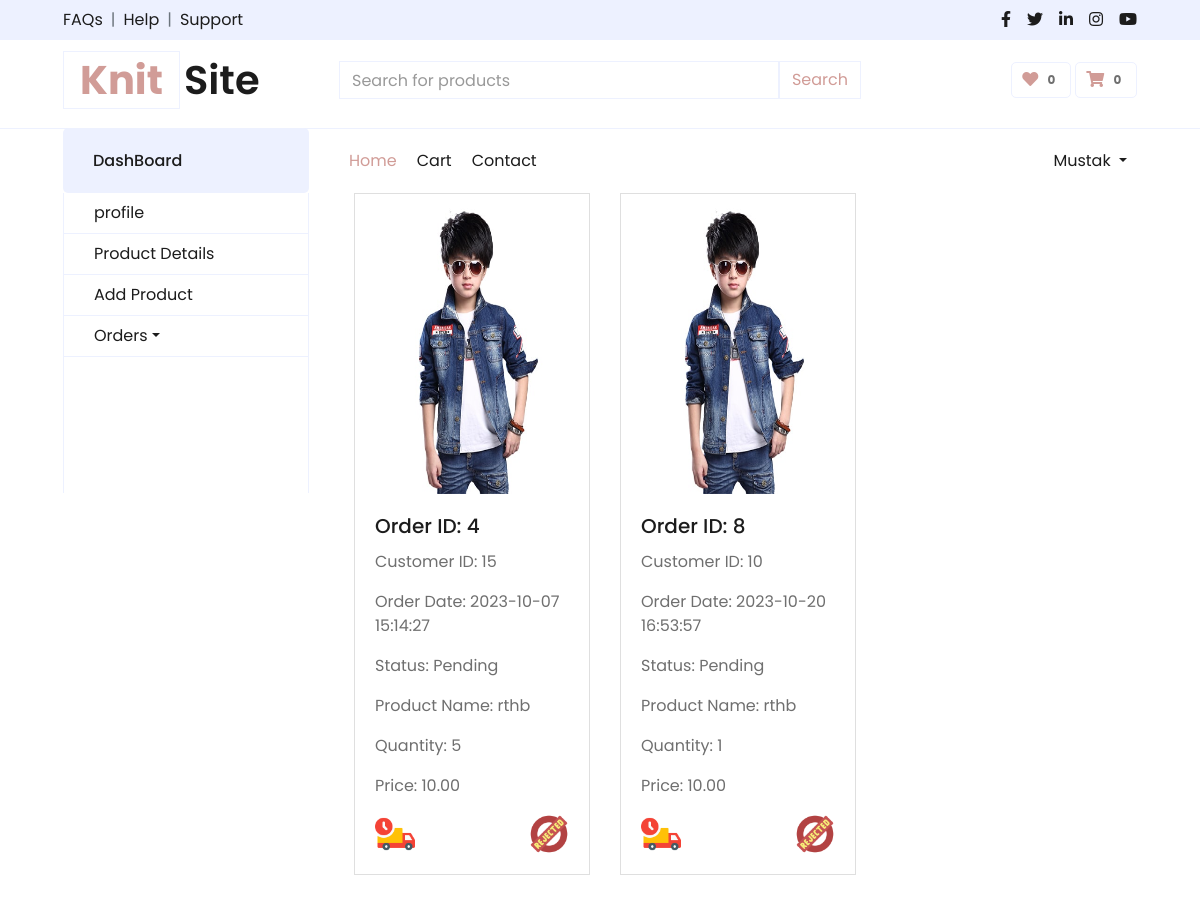
/seller/pendingOrder.php (signed in), run on an earlier commit of the app's database.
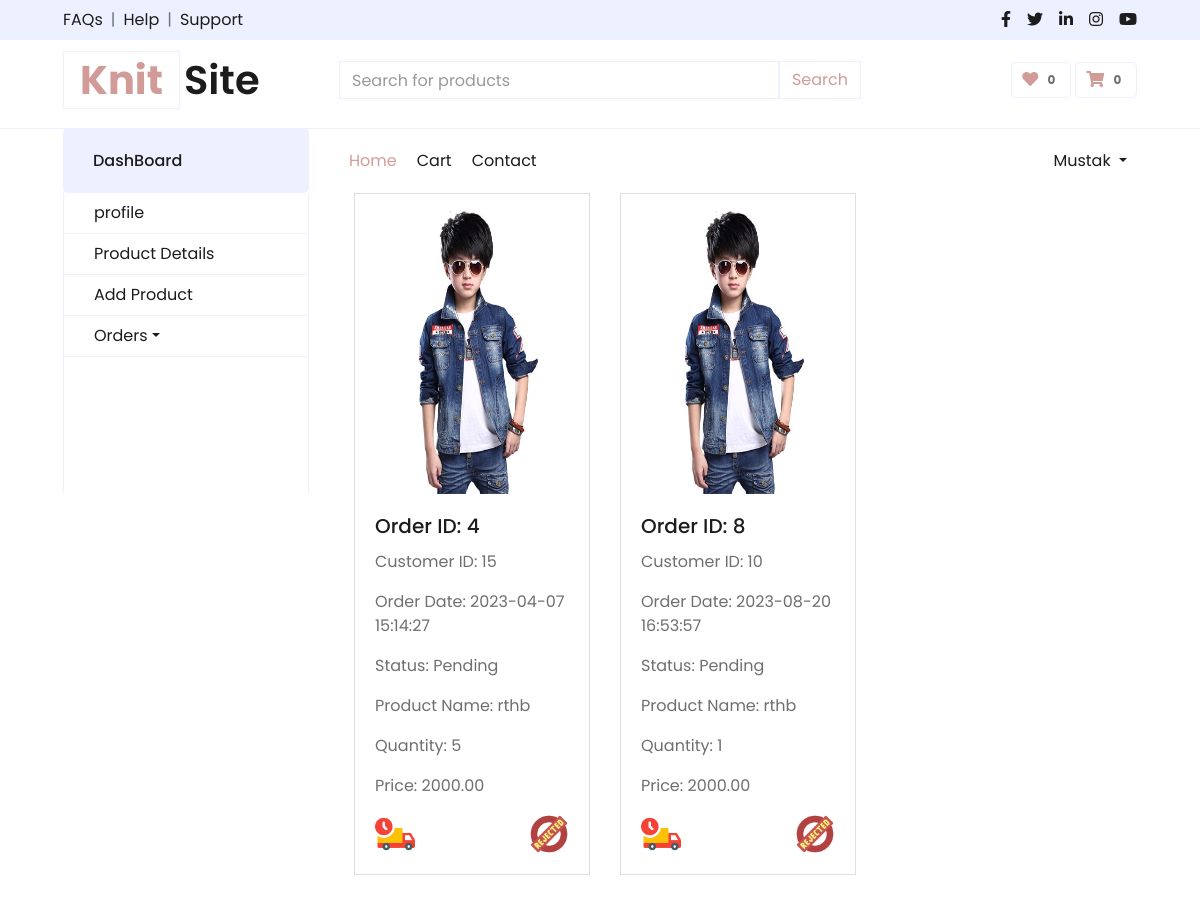
And on a later commit of the database.
### tables this page shows
CREATE TABLE `order_items` (
  `order_item_id` int(11) NOT NULL,
  `order_id` int(11) NOT NULL,
  `product_id` int(11) NOT NULL,
  `quantity` int(11) NOT NULL,
  `total_price` decimal(10,2) NOT NULL
);

CREATE TABLE `orders` (
  `order_id` int(11) NOT NULL,
  `customer_id` int(11) NOT NULL,
  `order_date` timestamp NOT NULL DEFAULT current_timestamp(),
  `status` varchar(20) NOT NULL
);

CREATE TABLE `products` (
  `id` int(11) NOT NULL,
  `name` varchar(255) NOT NULL,
  `description` text DEFAULT NULL,
  `price` decimal(10,2) NOT NULL,
  `brand_name` varchar(255) DEFAULT NULL,
  `category` varchar(255) DEFAULT NULL,
  `image_path` varchar(255) DEFAULT NULL,
  `add_date` timestamp NOT NULL DEFAULT current_timestamp(),
  `status` int(1) DEFAULT 1,
  `SID` int(11) DEFAULT NULL,
  `quantity` int(11) DEFAULT NULL
);

### seller/database.php (called while the page is built, shortened)
<?php
function connection()
{
    $connection = mysqli_connect("localhost", "root", "", "knitsite");
    return $connection;
}
?>

### seller/commonMethod.php (called while the page is built, shortened)
<?php
if (isset($_SESSION["SellerUserID"])) {
    $sellerId = $_SESSION["SellerUserID"];
}
include_once("database.php");
function fetchPendingOrders($con, $sellerId)
{
    $query = "SELECT o.order_id, o.customer_id, o.order_date, o.status, p.name, p.image_path, oi.quantity, oi.total_price
    FROM orders o
    JOIN order_items oi ON o.order_id = oi.order_id
    JOIN products p ON oi.product_id = p.id
    WHERE o.status = 'Pending'
    AND p.SID = $sellerId;";
    $result = $con->query($query);
    $pendingOrders = array();
    if ($result->num_rows > 0) {
        while ($row = $result->fetch_assoc()) {
            $pendingOrders[] = array(
                "OrderID" => $row["order_id"],
                "CustomerID" => $row["customer_id"],
                "OrderDate" => $row["order_date"],
                "Status" => $row["status"],
                "ProductName" => $row["name"],
                "Quantity" => $row["quantity"],
                "TotalPrice" => $row["total_price"],
                "Image" => $row["image_path"]
            );
        }
    }
    return $pendingOrders;
}
?>

### seller/pendingOrder.php (the view, shortened to what this page needs)
<?php include_once 'sellerHeader.php'; ?>
<?php
include_once("commonMethod.php");
$pendingOrders = fetchPendingOrders(connection(), $sellerId);
?>
<!DOCTYPE html>
<html>
<head>
</head>
<body>
    <div class="container">
        <?php if (empty($pendingOrders) || (is_array($pendingOrders) && empty($pendingOrders[0]))): ?>
            <div>No pending orders found.</div>
        <?php else: ?>
            <div class="row">
                <?php foreach ($pendingOrders as $pendingOrder): ?>
                    <?php if (is_array($pendingOrder)): ?>
                        <div class="col-md-4 mb-3">
                            <div class="card">
                                <img src="<?php echo $pendingOrder['Image']; ?>" class="card-img-top" alt="Product Image"
                                    height="300" class="border">
                                <div class="card-body">
                                    <div class="card-heading">
                                        <h5 class="card-title">Order ID:
                                            <?php echo @$pendingOrder['OrderID']; ?>
                                        </h5>
                                    </div>
                                    <p class="card-text">Customer ID:
                                        <?php echo @$pendingOrder['CustomerID']; ?>
                                    </p>
                                    <p class="card-text">Order Date:
                                        <?php echo @$pendingOrder['OrderDate']; ?>
                                    </p>
                                    <p class="card-text">Status:
                                        <?php echo @$pendingOrder['Status']; ?>
                                    </p>
                                    <p class="card-text">Product Name:
                                        <?php echo @$pendingOrder['ProductName']; ?>
                                    </p>
                                    <p class="card-text">Quantity:
                                        <?php echo @$pendingOrder['Quantity']; ?>
                                    </p>
                                    <p class="card-text">Price:
                                        <?php echo @$pendingOrder['TotalPrice']; ?>
                                    </p>
                                    <div class="card-actions">
                                        <img src="./uploads/dispatch.png" alt="Dispatch" width="40" height="40"
                                            onclick="location.href='sendEmail.php?id=<?php echo $pendingOrder['OrderID']; ?>&status=Dispatch';"
                                            style="cursor: pointer;">
                                        <img src="./uploads/reject.png" alt="Reject" width="40" height="40" align="right"
                                            onclick="location.href='sendEmail.php?id=<?php echo $pendingOrder['OrderID']; ?>&status=Reject';"
                                            style="cursor: pointer;">
                                    </div>
                                </div>
                            </div>
                        </div>
                    <?php endif; ?>
                <?php endforeach; ?>
            </div>
        <?php endif; ?>
    </div>
</body>
</html>

What changed in the data, as far as the page shows it:
changed order_items (number 1 of 2 on the later page): order.order_date "2023-10-07 15:14:27" → "2023-04-07 15:14:27"; total_price "10.00" → "2000.00"
changed order_items (number 2 of 2 on the later page): order.order_date "2023-10-20 16:53:57" → "2023-08-20 16:53:57"; total_price "10.00" → "2000.00"
